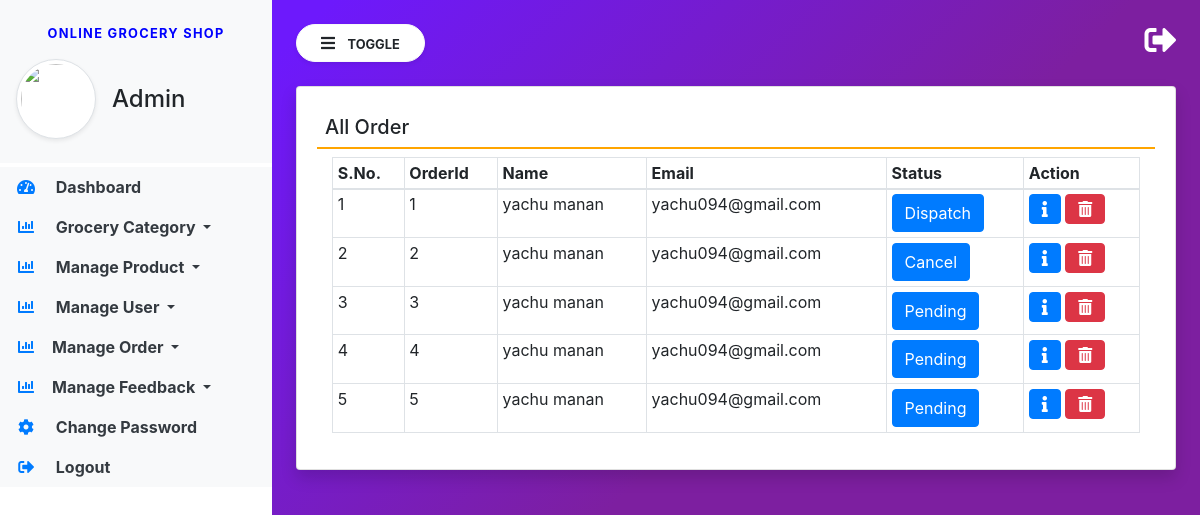
The app's page /manage-order/ with its own data.
### groceryapp/models.py (models this page shows, shortened)
class Booking(models.Model):
    user = models.ForeignKey(User, on_delete=models.CASCADE, null=True, blank=True)
    product = models.TextField(default={'objects': []}, null=True, blank=True)
    total = models.CharField(max_length=100, null=True, blank=True)
    status = models.IntegerField(choices=ORDERSTATUS, default=1)
    created = models.DateTimeField(auto_now_add=True)
    updated = models.DateTimeField(auto_now=True)

### groceryapp/views.py (the view)
# urls.py: path('manage-order/', manage_order, name="manage_order"),
def manage_order(request):
    action = request.GET.get('action', 0)
    order = Booking.objects.filter(status=int(action))
    order_status = ORDERSTATUS[int(action)-1][1]
    if int(action) == 0:
        order = Booking.objects.filter()
        order_status = 'All'
    return render(request, 'manage_order.html', locals())

### groceryapp/models.py (called while the page is built)
    def __str__(self):
        return self.name

### groceryapp/templatetags/custom_tags.py (called while the page is built)
@register.filter()
def get_product(productli):
    try:
        productli = productli.replace("'", '"')
        myli = json.loads(str(productli))['objects'][0]
        print(myli)
        pro_li = []
        for i, j in myli.items():
            pro_li.append(int(i))
        product = Product.objects.filter(id__in=pro_li)
        print(product)
        return product
    except:
        return None

@register.simple_tag
def get_qty(pro, bookid):
    try:
        book = Booking.objects.get(id=bookid)
        productli = book.product.replace("'", '"')
        myli = json.loads(str(productli))['objects'][0]
        return myli[str(pro)]
    except:
        return 0

### groceryapp/templates/manage_order.html (shortened to what this page needs)
{% extends 'admin_base.html' %}
{% block main %}
{% load custom_tags %}
<div class="card shadow">
    <div class="card-body">
        <h5 class="p-2" style="border-bottom: 2px solid orange;">{{order_status}} Order</h5>
        <div class="container-fluid">
            <table class="table table-bordered table-sm" id="example">
                <thead>
                <tr>
                    <th>S.No.</th>
                    <th>OrderId</th>
                    <th>Name</th>
                    <th>Email</th>
                    <th>Status</th>
                    <th>Action</th>
                </tr>
                </thead>
                <tbody>
                {% for i in order %}
                <tr>
                    <td>{{forloop.counter}}</td>
                    <td>{{i.id}}</td>
                    <td>{{i.user.first_name}} {{i.user.last_name}}</td>
                    <td>{{i.user.username}}</td>
                    <td>
                        <a href="/admin-order-track/{{i.id}}/" class="btn btn-primary" title="Track Status">{{i.get_status_display}}</a>
                    </td>
                    <td>
                        <button type="button" class="btn btn-primary" data-toggle="modal" data-target="#exampleModal-{{forloop.counter}}">
                          <i class="fas fa-info"></i>
                        </button>
                        <a href="/delete-order/{{i.id}}/?action={{request.GET.action}}" class="btn btn-danger"
                           onclick="return confirm('Are You Sure?')">
                            <i class="fas fa-trash-alt"></i>
                        </a>
                    </td>
                </tr>
                {% endfor %}
                </tbody>
            </table>
        </div>
    </div>
</div>
{% endblock %}

### groceryapp/static/css/sidebar.css (style rules this page uses)
body { background-image : linear-gradient(135.9deg,rgba(109,25,252,1) 16.4%,rgba(125,31,160,1) 56.1%); min-height:100vh; }

### records on screen
Booking: id "1", user.first_name "yachu", user.last_name "manan", user.username "yachu094@gmail.com", status "Dispatch"
Booking: id "2", user.first_name "yachu", user.last_name "manan", user.username "yachu094@gmail.com", status "Cancel"
Booking: id "3", user.first_name "yachu", user.last_name "manan", user.username "yachu094@gmail.com", status "Pending"
Booking: id "4", user.first_name "yachu", user.last_name "manan", user.username "yachu094@gmail.com", status "Pending"
Booking: id "5", user.first_name "yachu", user.last_name "manan", user.username "yachu094@gmail.com", status "Pending"

### other values on screen
{{ order_status }} "All"
